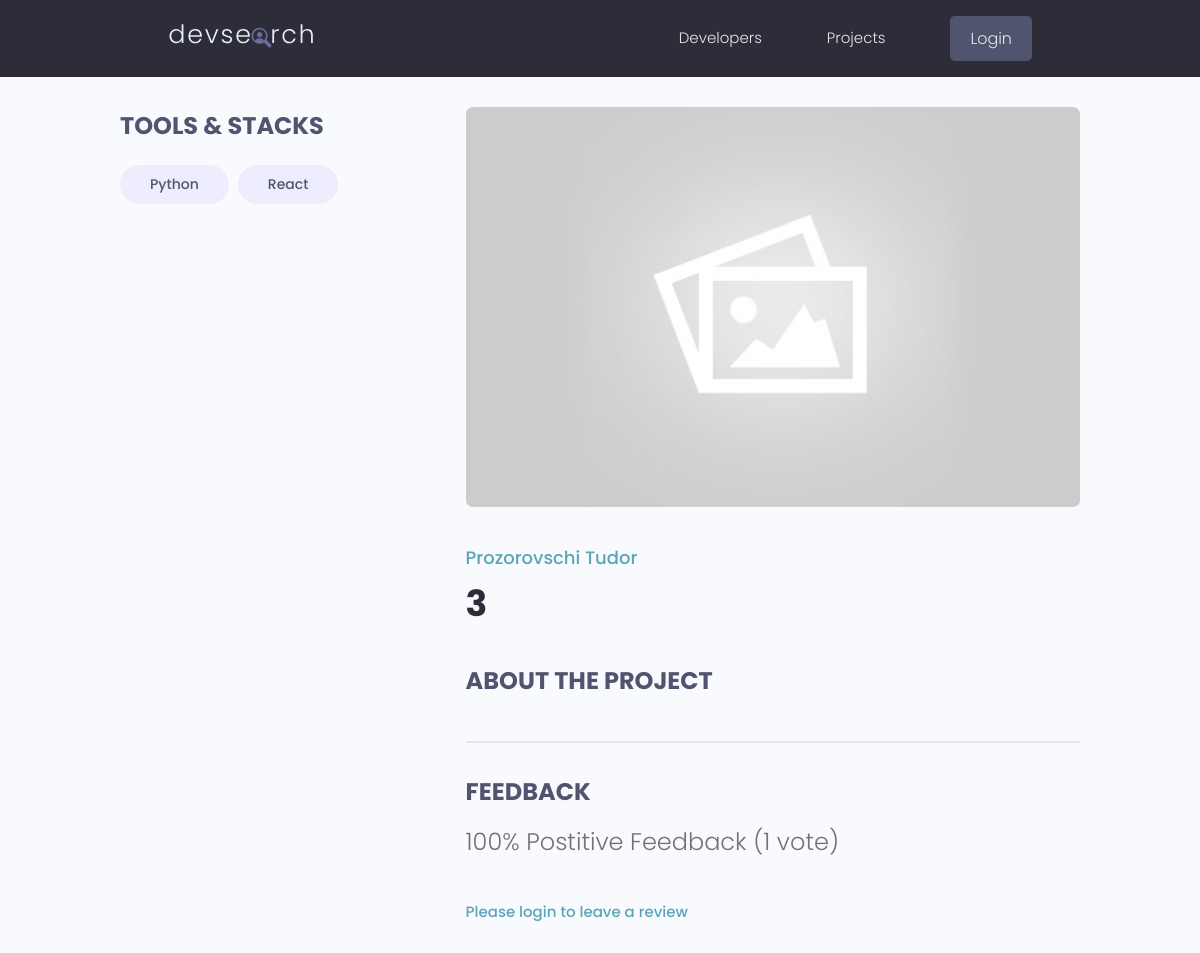
Before: /projects/project/81374f1a-80fd-49fa-a3e3-5c92964dd593/ with the older database file.
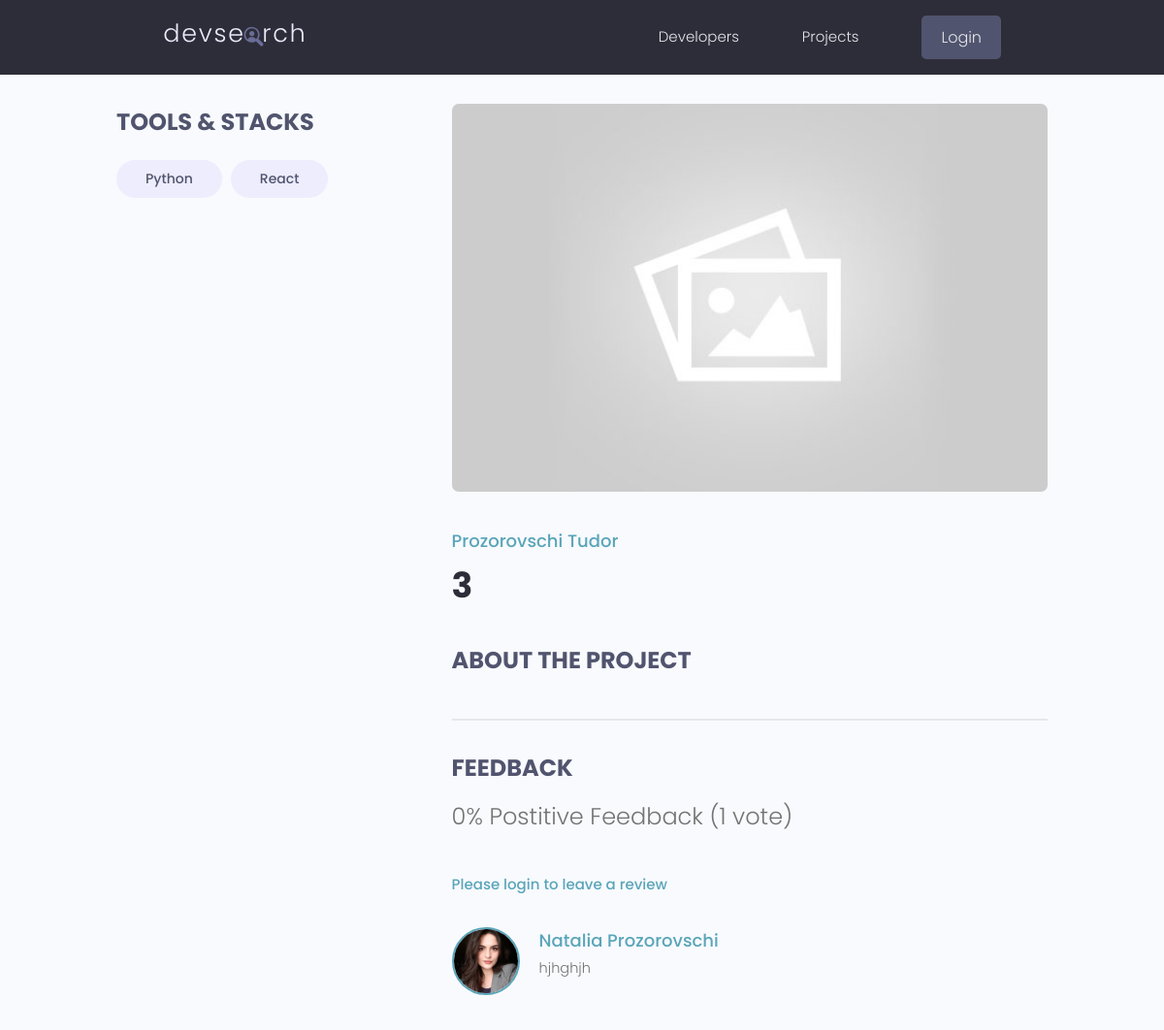
After: the same page with the newer database file.
### projects/models.py (models this page shows, shortened)
class Tag(models.Model):
    name = models.CharField(max_length=200)
    created = models.DateTimeField(auto_now_add=True)
    id = models.UUIDField(default=uuid.uuid4, unique=True,
                          primary_key=True, editable=False)
    def __str__(self):
        return self.name

class Project(models.Model):
    owner = models.ForeignKey(Profile, null=True, blank=True, on_delete=models.SET_NULL)
    title = models.CharField(max_length=200)  # corectare: max_length
    description = models.TextField(null=True, blank=True)
    featured_image = models.ImageField(
        null=True, blank=True, default='default.jpg')
    demo_link = models.CharField(max_length=200, null=True, blank=True)  # corectare: max_length
    source_link = models.CharField(max_length=2000, null=True, blank=True)
    tags = models.ManyToManyField('Tag', blank=True)
    vote_total = models.IntegerField(default=0, null=True, blank=True)
    vote_ratio = models.IntegerField(default=0, null=True, blank=True)
    created = models.DateField(auto_now_add=True)
    id = models.UUIDField(default=uuid.uuid4, unique=True, primary_key=True, editable=False)
    class Meta:
        ordering = ['-vote_ratio', '-vote_total', 'title']
    @property
    def reviewers(self):
        queryset = self.review_set.all().values_list('owner__id', flat = True)
        return queryset

class Review(models.Model):
    VOTE_TYPE = (
        ('up', 'Up Vote'),
        ('down', 'Down Vote'),
    )
    owner = models.ForeignKey(Profile, on_delete=models.CASCADE, null=True)
    project = models.ForeignKey(Project, on_delete=models.CASCADE)
    body = models.TextField(null=True, blank=True)
    value = models.CharField(max_length=200, choices=VOTE_TYPE)
    created = models.DateTimeField(auto_now_add=True)
    id = models.UUIDField(default=uuid.uuid4, unique=True,
                          primary_key=True, editable=False)
    class Meta:
        unique_together = [['owner', 'project']]

### users/models.py (models this page shows, shortened)
class Profile(models.Model):
    user = models.OneToOneField(User, on_delete=models.CASCADE, null=True, blank=True)
    name = models.CharField(max_length=200, blank=True, null=True)
    email = models.EmailField(max_length=500, blank=True, null=True)
    username = models.CharField(max_length=200, blank=True, null=True)
    location = models.CharField(max_length=200, blank=True, null=True)
    short_intro = models.CharField(max_length=200, blank=True, null=True)
    bio = models.TextField(blank=True, null=True)
    profile_image = models.ImageField(
        null=True, blank=True, upload_to='profiles/', default="profiles/user-default.png")
    social_github = models.CharField(max_length=200, blank=True, null=True)
    social_twitter = models.CharField(max_length=200, blank=True, null=True)
    social_linkedin = models.CharField(max_length=200, blank=True, null=True)
    social_youtube = models.CharField(max_length=200, blank=True, null=True)
    social_website = models.CharField(max_length=200, blank=True, null=True)
    created = models.DateTimeField(auto_now_add=True)
    id = models.UUIDField(default=uuid.uuid4, unique=True,
                          primary_key=True, editable=False)

### projects/views.py (the view, shortened to what this page needs)
# urls.py: path('project/<str:pk>/', views.project, name="project"),
def project(request, pk):
    projectObj = get_object_or_404(Project, id=pk)
    form = ReviewForm()
    context = {'project': projectObj, 'form': form}
    return render(request, 'projects/single-project.html', context)

### projects/templates/projects/single-project.html (shortened to what this page needs)
{% extends 'main.html' %}
{% block content %}
  <main class="singleProject my-md">
    <div class="container">
      <div class="layout">
        <div class="column column--1of3">
          <h3 class="singleProject__subtitle">Tools & Stacks</h3>
          <div class="singleProject__toolStack">
            {% for tag in project.tags.all %}
            <span class="tag tag--pill tag--sub tag--lg">
              <small>{{tag}}</small>
            </span>
            {% endfor %}
        </div>
        </div>
        <div class="column column--2of3">
          <img class="singleProject__preview" src="{{ project.featured_image.url }}" alt="portfolio thumbnail" />
          <a href="{% url 'user-profile' project.owner.id  %}"
          class="singleProject__developer">{{project.owner.name}}</a>
          <h2 class="singleProject__title">{{ project.title }}</h2>
          <h3 class="singleProject__subtitle">About the Project</h3>
          <div class="comments">
            <h3 class="singleProject__subtitle">Feedback</h3>
            <h5 class="project--rating">
            {{project.vote_ratio}}% Postitive Feedback ({{project.vote_total}} vote{{project.vote_total|pluralize:"s"}})
            </h5>
            {% if request.user.profile.id in project.reviewers %}
            <p>You have already submitted your review for this project</p>
            {% elif request.user.profile == project.owner %}
            <p>You cannot review your own work</p>
            {% else %}
            <a href="{% url 'login' %}?next={{ request.path }}">Please login to leave a review</a>
            {% endif %}
            <div class="commentList">
              {% for review in project.review_set.all %}
              {% if review.body %}
              <div class="comment">
                <a href="{% url 'user-profile' review.owner.id %}">
                  <img class="avatar avatar--md"
                    src="{{review.owner.profile_image.url}}" alt="user" />
                </a>
                <div class="comment__details">
                  <a href="{% url 'user-profile' review.owner.id %}" class="comment__author">{{review.owner.name}}</a>
                  <p class="comment__info">{{review.body|linebreaksbr}} </p>
                </div>
              </div>
              {% endif %}
              {% endfor %}
            </div>
          </div>
        </div>
      </div>
    </div>
  </main>
{% endblock %}

Changed rows visible on the page:
changed Project "Prozorovschi Tudor": vote_ratio "100" → "0"
added Review: owner.profile_image (picture), owner.name "Natalia Prozorovschi", body "hjhghjh"
